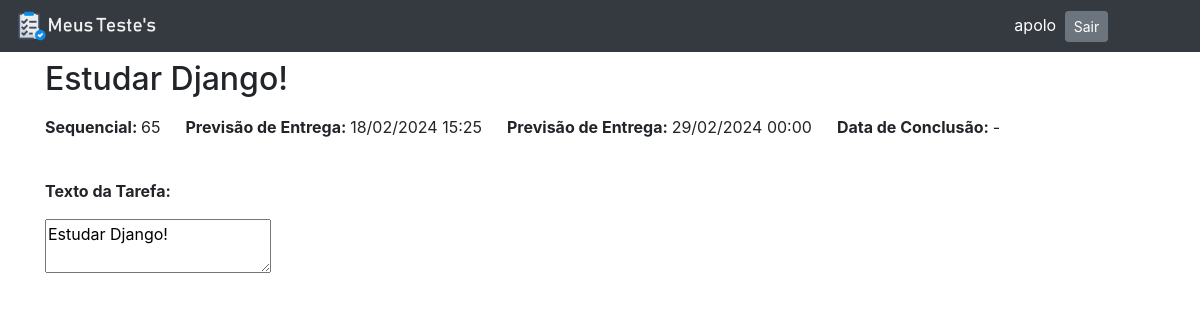
/task/65/ (signed in), run on an earlier commit of the app's database.
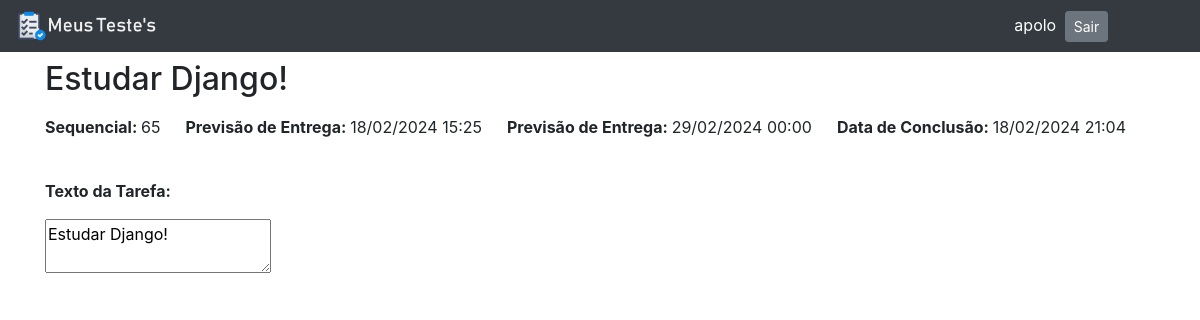
And on a later commit of the database.
### tasks/models.py (models this page shows, shortened)
class Task(models.Model):
    usuario = models.ForeignKey(User, on_delete=models.PROTECT, blank=True)
    text_description=models.CharField(max_length=100)
    date_register=models.DateTimeField(auto_now_add=True)
    date_delivery=models.DateTimeField()
    date_complete=models.DateTimeField(null=True, blank=True)
    class Meta:
        ordering = ['date_delivery']

### tasks/views.py (the view)
# urls.py: path('task/<int:pk>/', views.Task.as_view(), name='Taskk'),
class Task(LoginRequiredMixin, generic.DetailView):
    model=models.Task
    context_object_name='task'
    template_name='tasks/task.html'

### templates/tasks/task.html (shortened to what this page needs)
{% extends 'base.html' %}
{% block h2 %}{{ task.text_description }}{% endblock %}
{% block main %}
    <div class="div mt-3">
        <p>
            <strong>Sequencial: </strong>{{ task.pk }}
            <strong>Previsão de Entrega: </strong>{{ task.date_register|date:"SHORT_DATETIME_FORMAT" }}
            <strong>Previsão de Entrega: </strong>{{ task.date_delivery|date:"SHORT_DATETIME_FORMAT" }}
            <strong>Data de Conclusão: </strong>{{ task.date_complete|date:"SHORT_DATETIME_FORMAT"|default:"-" }}
        </p><br>
        <p><Strong>Texto da Tarefa: </Strong></p>
        <textarea>{{ task.text_description }}</textarea>
    </div>
{% endblock %}

What changed in the data, as far as the page shows it:
changed Task "Estudar Django!": date_complete "-" → "18/02/2024 21:04"
